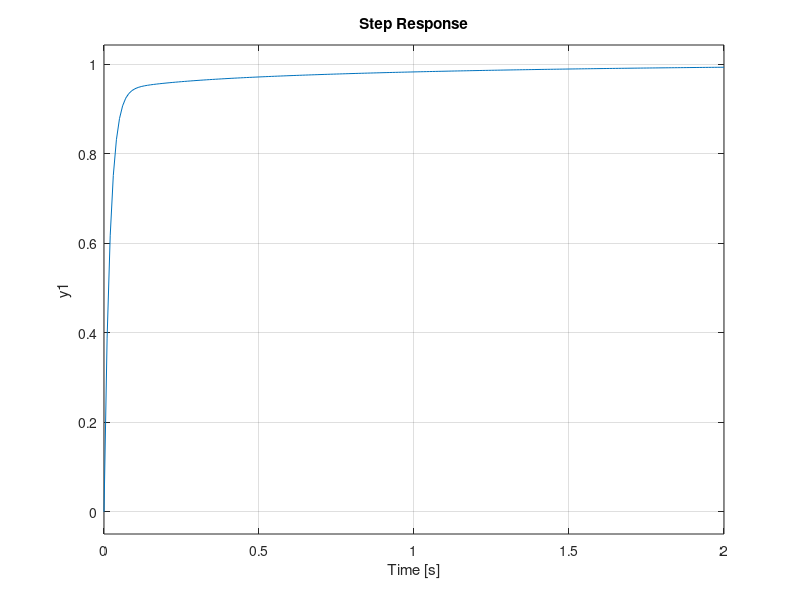

Here is the MATLAB script that generated this plot:
clc; 
clear all;
s = tf('s');
P = 1/(s^2 + 10*s + 20);
step(P)
% PID control
Kp = 350;
Ki = 300;
Kd = 50;
C = pid(Kp,Ki,Kd);
T = feedback(C*P,1);

t = 0:0.01:2;
step(T,t)
